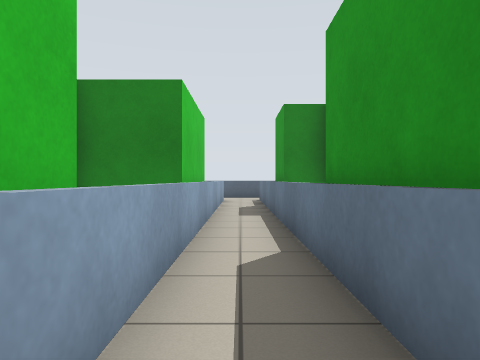
view 1 (above)

22 first-person views from a walk through a Stage world. The camera is 0.84 m above the floor, looks level and sees 70° across. Floor lines are 1 m apart. The floor is counted in squares, 1 m on a side. Each view is taken from the middle of a square. On the plan, view 1 faces up. The plan holds only what a view shows up to about 12 squares ahead; the rest is blank. Robots are left out.

view 2
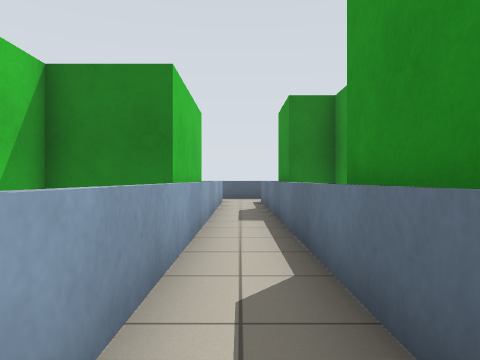

view 3
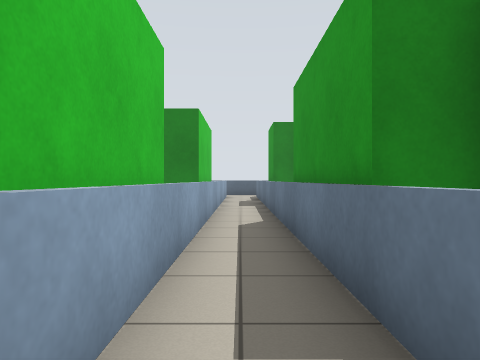

view 4
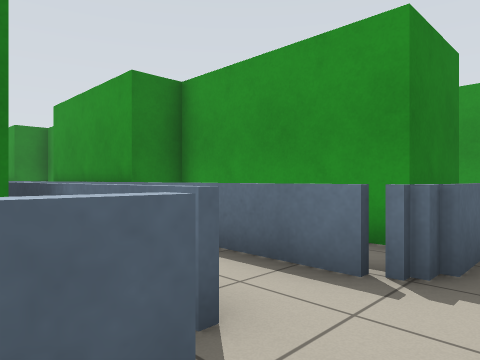

view 5
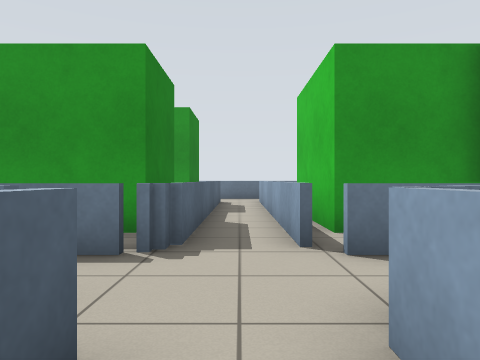

view 6
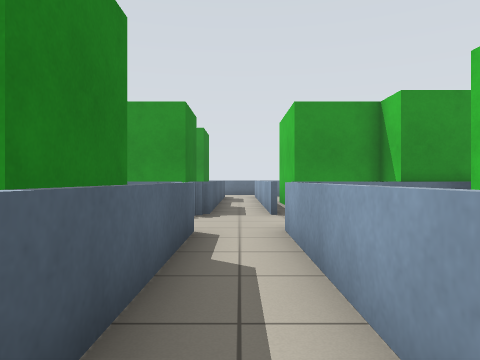

view 7
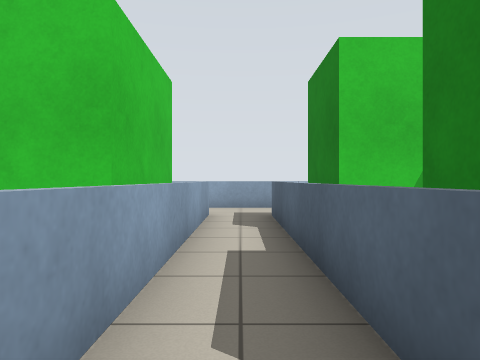

view 8
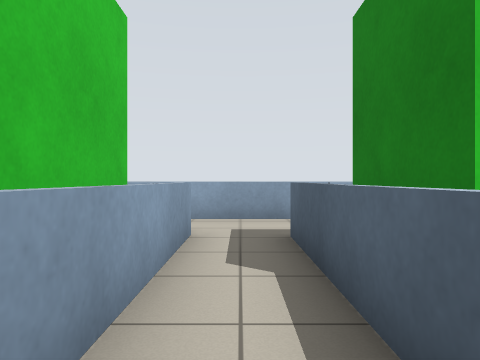

view 9
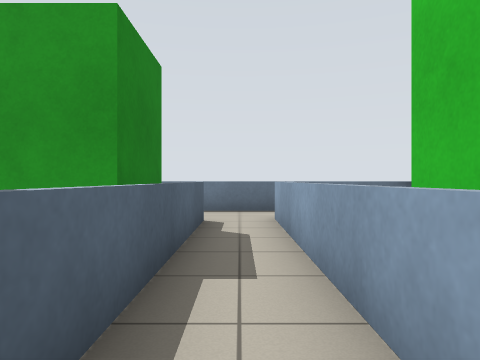

view 10
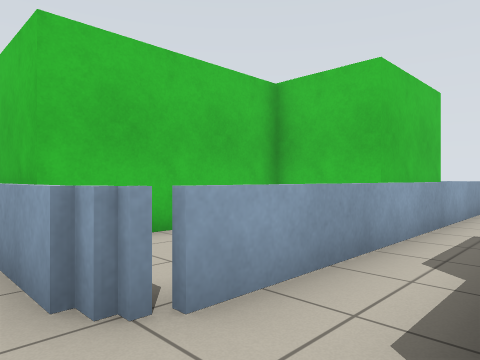

view 11
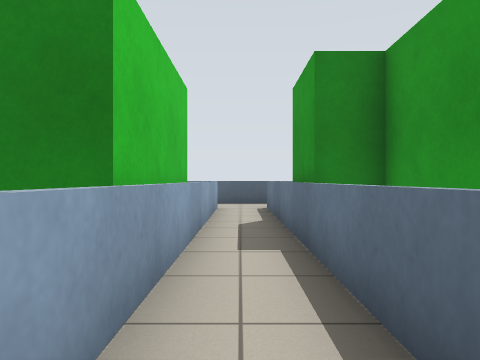

view 12
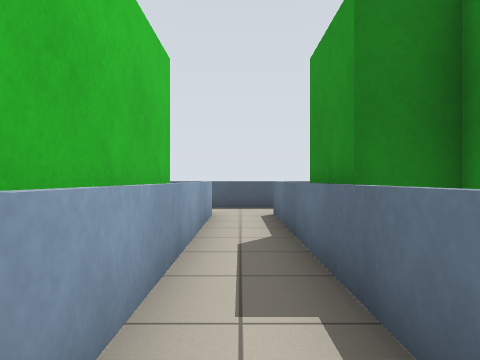

view 13
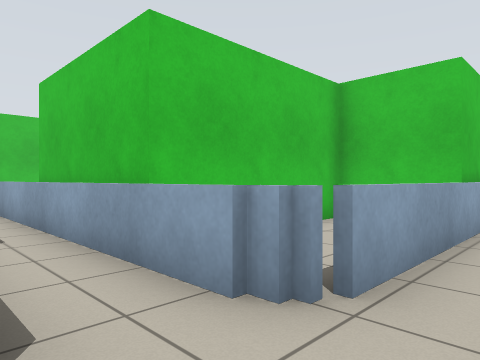

view 14
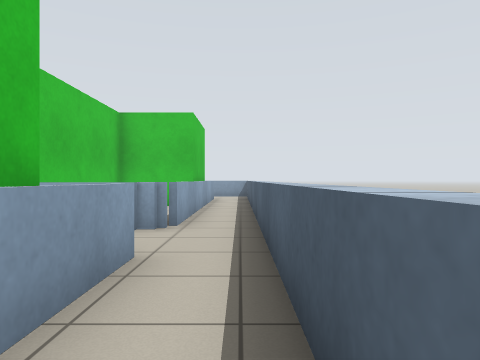

view 15
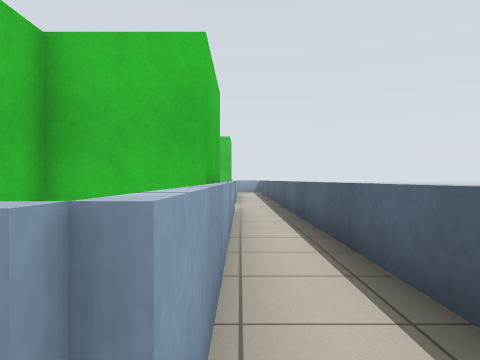

view 16
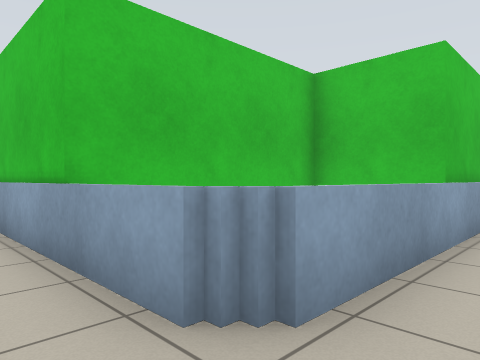

view 17
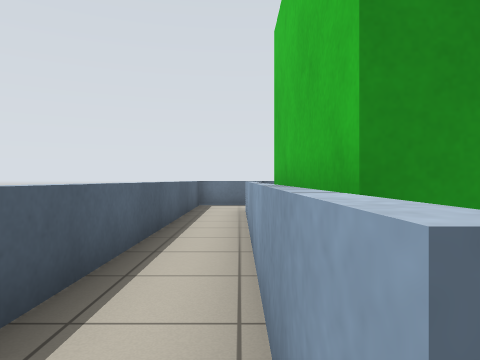

view 18
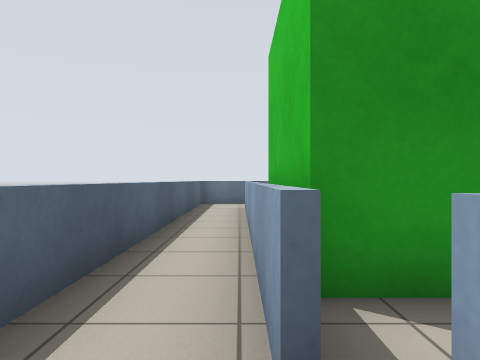

view 19
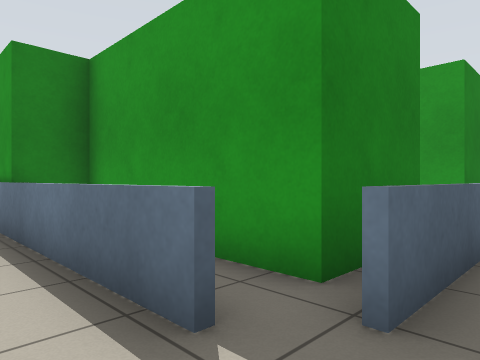

view 20
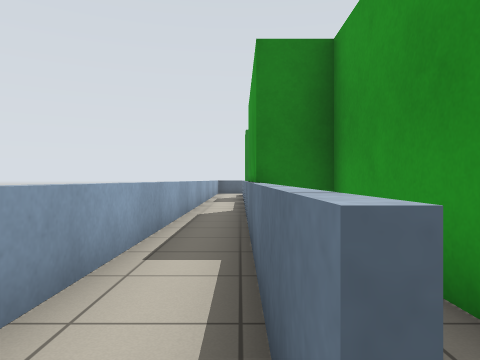

view 21
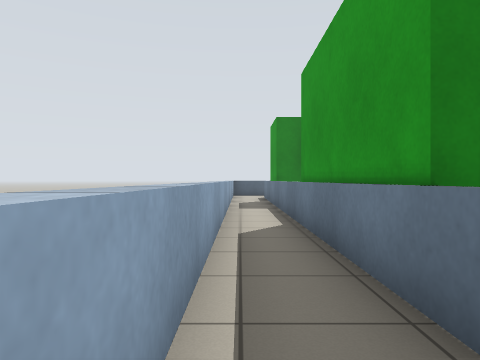

view 22
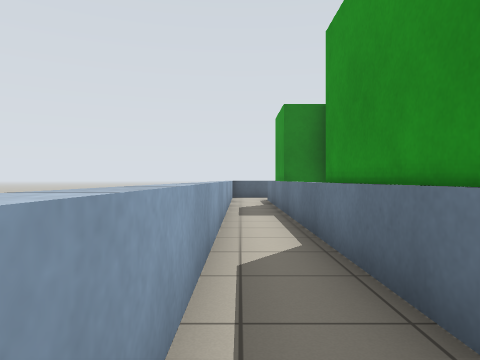

### Floor plan
Key: @ floor where view 1 was taken; # wall or solid block; . floor; = window, fence, low wall or low ledge.
Columns run from 13 left of view 1 to 13 right of it. Each row starts with its distance up from view 1.
 17       ====================
 16       ....................=
 15       ======...=========..=
 14      ###  ..=.=#####    =.
 13        #....=.=##  #    =.
 12  .#    ######.#    ######
 11 =.#         #.#         #
 10 =.##        #.###       #
  9 =.=         #.=##       #
  8 =.=        ##.=##
  7 =.=      ###=.=#
  6 =.=      #  =.=
  5 =.#         =.#
  4 =.#         =.#
  3 =.#        #=.#
  2 =.#        ##.#
  1 =.#         #.#
  0 =.##        #@###
 -1 =.=#        #.=##
 -2 =.=##       #.=##
 -3 =.=####    #=.=##   #
 -4 =.=#### ####=.=#### ####= =
 -5 =..=###=###=..==###=###=..=
 -6 =.........................=
 -7 =..==========.==========..=
 -8 = =#####   .=.=#####    = =
 -9        #  ..= =##       = =
-10        ###### ###       # =
-11             # #           =
-12             # #

Positions as (right, up) in squares from view 1, and headings:
1: (0, 0), facing up
2: (0, 1), facing up
3: (0, -3), facing up
4: (-2, -6), facing up-right
5: (-3, -6), facing right
6: (-7, -6), facing right
7: (-2, -6), facing left
8: (-5, -6), facing left
9: (3, -6), facing right
10: (0, -5), facing down-left
11: (0, 4), facing up
12: (0, 6), facing up
13: (1, 16), facing down-left
14: (5, 16), facing left
15: (11, 15), facing left
16: (12, 16), facing down-left
17: (1, 15), facing right
18: (0, 15), facing right
19: (-12, -6), facing up-right
20: (-11, -5), facing up
21: (-12, -2), facing up
22: (-12, 0), facing up
